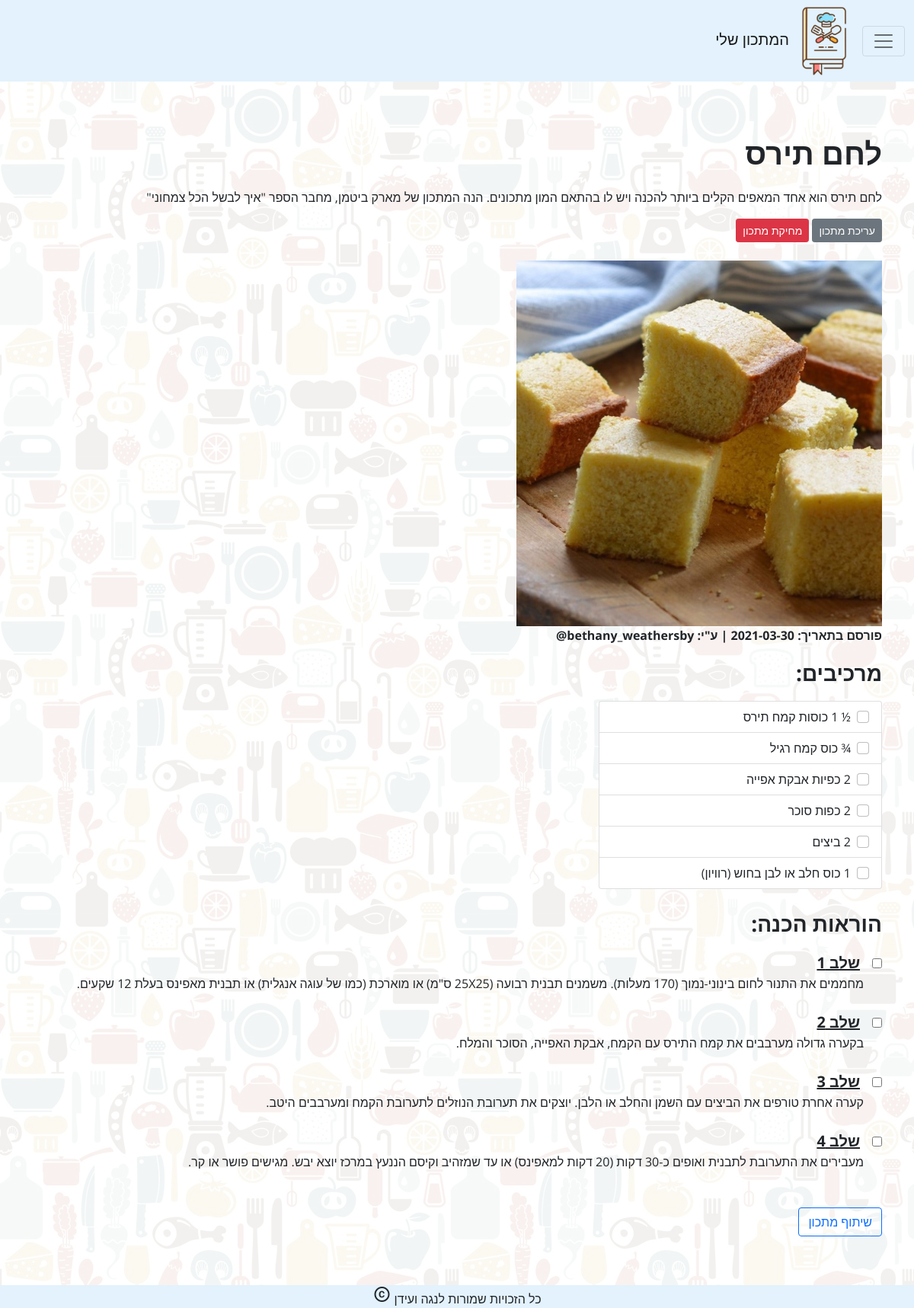
Page /recipe1.php?recipe_id=4 on the committed database.
### tables this page shows
CREATE TABLE `recpie` (
  `recpieID` int(11) NOT NULL,
  `name` varchar(50) NOT NULL,
  `date` date NOT NULL,
  `description` text NOT NULL,
  `userWrote` varchar(20) NOT NULL,
  `picLink` text NOT NULL
);

CREATE TABLE `ingredient` (
  `ingredientID` int(11) NOT NULL,
  `ingredientName` text NOT NULL,
  `recpieID` int(11) NOT NULL
);

CREATE TABLE `instruction` (
  `instruction` int(11) NOT NULL,
  `instructionText` text NOT NULL,
  `recpieID` int(11) NOT NULL
);

### recipe1.php (the view, shortened to what this page needs)
<?php require_once("parts/header.php"); ?>
<?php $id = $_GET['recipe_id']; ?>
<main class="container mt-md-5 mt-5 mb-md-5 mb-5 pt-md-3 pt-3 pb-md-3 pb-3">
    <?php
        $sql = "select * from recpie where recpieID = $id";
        $result = $conn->query ($sql);
    ?>
    <?php while ($recpie = $result->fetch_assoc()):?>
    <div class="mb-md-4 mb-4">
        <p class="fw-bold fs-1"><?=$recpie['name']?></p>
        <p><?=$recpie['description']?></p>
        <a href="edit.php?recipe_id=<?=$id?>" class="btn btn-secondary btn-sm">עריכת מתכון</a>
        <a href="delete/delete_recipe.php?recipe_id=<?=$id?>" class="btn btn-danger btn-sm">מחיקת מתכון</a>
    </div>
    <figure class="article-image mt-md-3 mt-3">
        <img src="<?=$recpie['picLink']?>" class="img-fluid" style="width: 30em">
        <figcaption class="image-caption">
        <strong>פורסם בתאריך: <?=$recpie['date']?><span class="pubdate" pubdate></span></strong>
        <strong>| ע"י: <?=$recpie['userWrote']?>@</strong>
        </figcaption>
    </figure>
    <?php endwhile;?>
    <?php
        $sql = "select * from ingredient where recpieID = $id";
        $result = $conn->query ($sql);
    ?>
    <form method="POST" id="ings">
        <div class="mb-md-4 mb-4">
            <p class="fw-bold fs-3">מרכיבים:</p>
            <ul class="list-group col-md-4">
            <?php while ($ingredients = $result->fetch_assoc()):?>
                <li id="check" class="list-group-item">
                    <input class="form-check-input me-1" type="checkbox">
                        <?=$ingredients['ingredientName']?>
                </li>
                <?php endwhile;?>
            </ul>
        </div>
    </form>
    <?php
        $sql = "select * from instruction where recpieID = $id";
        $result = $conn->query ($sql);
    ?>
    <div class="mb-md-5 mb-5">
        <p class="fw-bold fs-3">הוראות הכנה:</p>
        <?php while ($instructions = $result->fetch_assoc()):?>
        <div class="mb-md-4 mb-4">
            <input type="checkbox" class="mitzrahim-check-input" id="check1"><span class="fw-bold fs-5 text-decoration-underline px-3">שלב  <?=$instructions['instruction']?></span>
            <p class="ps-4"><?=$instructions['instructionText']?></p>
        </div>
        <?php endwhile;?>
    </div>
    <button type="button" class="btn btn-outline-primary" data-bs-toggle="modal" data-bs-target="#exampleModal">
        שיתוף מתכון
    </button>
</main>
<?php require_once("parts/footer.php");?>

### style.css (style rules this page uses)
body,html { font-family: 'Open Sans', sans-serif; scroll-behavior: smooth; margin: 0 auto; background-image: url('images/background.jpg'); background-color: rgba(255,255,255,0.90); background-blend-mode: lighten; }

### rows in the picture
recpie: name "לחם תירס", description "לחם תירס הוא אחד המאפים הקלים ביותר להכנה ויש לו בהתאם המון מתכונים. הנה המתכון של מארק ביטמן, מחבר הספר \"איך לבשל הכל צמחוני\"", picLink (picture), date "2021-03-30", userWrote "bethany_weathersby"
ingredient: ingredientName "½ 1 כוסות קמח תירס"
ingredient: ingredientName "¾ כוס קמח רגיל"
ingredient: ingredientName "2 כפיות אבקת אפייה"
ingredient: ingredientName "2 כפות סוכר"
ingredient: ingredientName "2 ביצים"
ingredient: ingredientName "1 כוס חלב או לבן בחוש (רוויון)"
instruction: instruction "1", instructionText "מחממים את התנור לחום בינוני-נמוך (170 מעלות). משמנים תבנית רבועה (25X25 ס\"מ) או מוארכת (כמו של עוגה אנגלית) או תבנית מאפינס בעלת 12 שקעים."
instruction: instruction "2", instructionText "בקערה גדולה מערבבים את קמח התירס עם הקמח, אבקת האפייה, הסוכר והמלח."
instruction: instruction "3", instructionText "קערה אחרת טורפים את הביצים עם השמן והחלב או הלבן. יוצקים את תערובת הנוזלים לתערובת הקמח ומערבבים היטב."
instruction: instruction "4", instructionText "מעבירים את התערובת לתבנית ואופים כ-30 דקות (20 דקות למאפינס) או עד שמזהיב וקיסם הננעץ במרכז יוצא יבש. מגישים פושר או קר."
